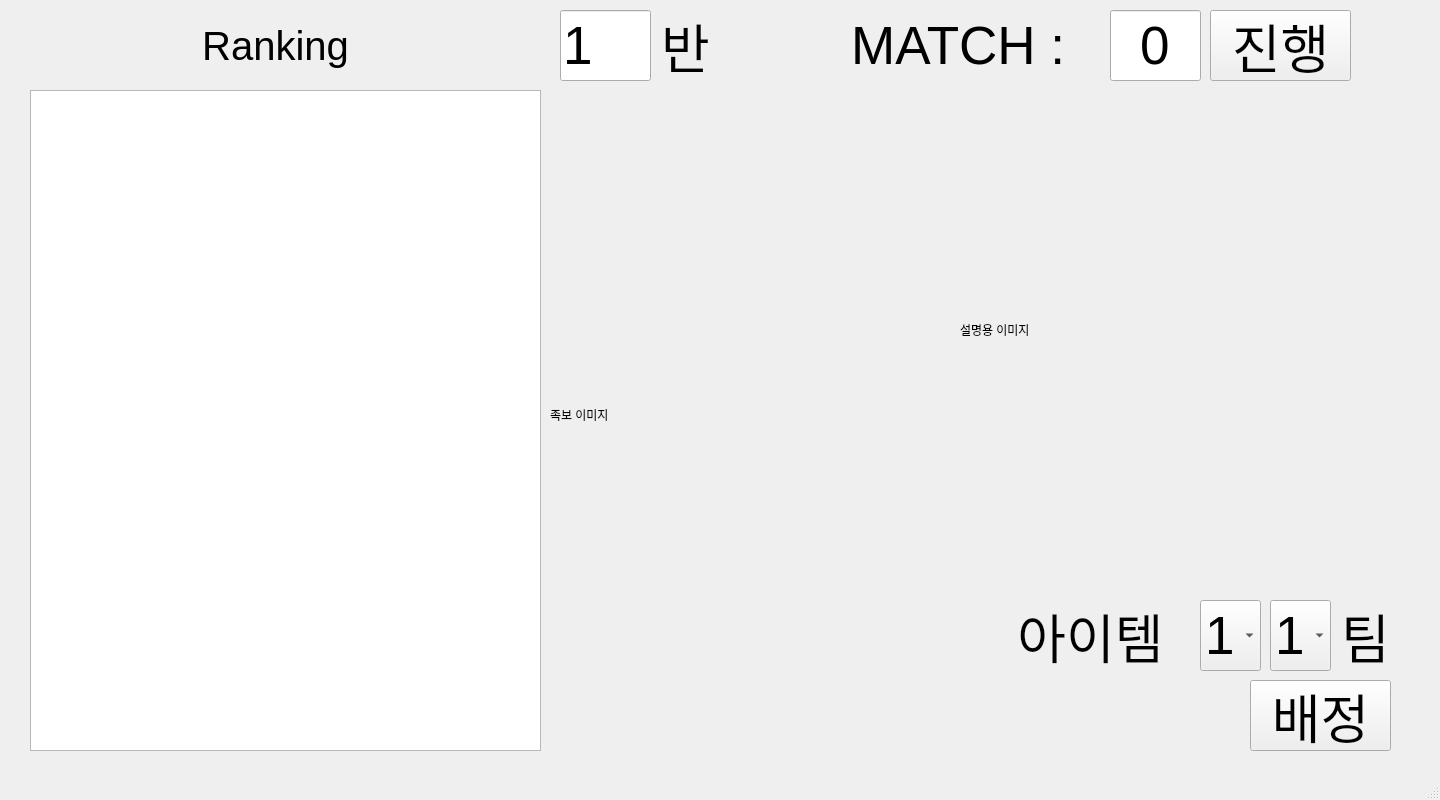
<?xml version="1.0" encoding="UTF-8"?>
<ui version="4.0">
 <class>MainWindow</class>
 <widget class="QMainWindow" name="MainWindow">
  <property name="geometry">
   <rect>
    <x>0</x>
    <y>0</y>
    <width>1440</width>
    <height>800</height>
   </rect>
  </property>
  <property name="windowTitle">
   <string>MainWindow</string>
  </property>
  <widget class="QWidget" name="centralwidget">
   <widget class="QPushButton" name="btn_matchStart">
    <property name="geometry">
     <rect>
      <x>1210</x>
      <y>10</y>
      <width>141</width>
      <height>71</height>
     </rect>
    </property>
    <property name="font">
     <font>
      <pointsize>40</pointsize>
     </font>
    </property>
    <property name="text">
     <string>진행</string>
    </property>
   </widget>
   <widget class="QTableWidget" name="table_ranking">
    <property name="geometry">
     <rect>
      <x>30</x>
      <y>90</y>
      <width>511</width>
      <height>661</height>
     </rect>
    </property>
   </widget>
   <widget class="QLineEdit" name="txt_group">
    <property name="geometry">
     <rect>
      <x>560</x>
      <y>10</y>
      <width>91</width>
      <height>71</height>
     </rect>
    </property>
    <property name="font">
     <font>
      <pointsize>40</pointsize>
     </font>
    </property>
    <property name="text">
     <string>1</string>
    </property>
   </widget>
   <widget class="QLabel" name="label_ranking">
    <property name="geometry">
     <rect>
      <x>180</x>
      <y>10</y>
      <width>191</width>
      <height>71</height>
     </rect>
    </property>
    <property name="font">
     <font>
      <pointsize>30</pointsize>
     </font>
    </property>
    <property name="text">
     <string>Ranking</string>
    </property>
    <property name="alignment">
     <set>Qt::AlignCenter</set>
    </property>
   </widget>
   <widget class="QLabel" name="label_group">
    <property name="geometry">
     <rect>
      <x>650</x>
      <y>10</y>
      <width>71</width>
      <height>71</height>
     </rect>
    </property>
    <property name="font">
     <font>
      <pointsize>40</pointsize>
     </font>
    </property>
    <property name="text">
     <string>반</string>
    </property>
    <property name="alignment">
     <set>Qt::AlignCenter</set>
    </property>
   </widget>
   <widget class="QLabel" name="label_match">
    <property name="geometry">
     <rect>
      <x>810</x>
      <y>10</y>
      <width>311</width>
      <height>71</height>
     </rect>
    </property>
    <property name="font">
     <font>
      <pointsize>40</pointsize>
     </font>
    </property>
    <property name="text">
     <string>MATCH : </string>
    </property>
    <property name="alignment">
     <set>Qt::AlignCenter</set>
    </property>
   </widget>
   <widget class="QLineEdit" name="txt_matchNum">
    <property name="geometry">
     <rect>
      <x>1110</x>
      <y>10</y>
      <width>91</width>
      <height>71</height>
     </rect>
    </property>
    <property name="font">
     <font>
      <pointsize>40</pointsize>
     </font>
    </property>
    <property name="text">
     <string>0</string>
    </property>
    <property name="alignment">
     <set>Qt::AlignCenter</set>
    </property>
   </widget>
   <widget class="QLabel" name="img_Jokbo">
    <property name="geometry">
     <rect>
      <x>550</x>
      <y>80</y>
      <width>420</width>
      <height>670</height>
     </rect>
    </property>
    <property name="text">
     <string>족보 이미지</string>
    </property>
   </widget>
   <widget class="QComboBox" name="cbox_itemNum">
    <property name="geometry">
     <rect>
      <x>1200</x>
      <y>600</y>
      <width>61</width>
      <height>71</height>
     </rect>
    </property>
    <property name="font">
     <font>
      <pointsize>40</pointsize>
     </font>
    </property>
    <item>
     <property name="text">
      <string>1</string>
     </property>
    </item>
    <item>
     <property name="text">
      <string>2</string>
     </property>
    </item>
    <item>
     <property name="text">
      <string>3</string>
     </property>
    </item>
    <item>
     <property name="text">
      <string>4</string>
     </property>
    </item>
   </widget>
   <widget class="QLabel" name="label_itemTeam">
    <property name="geometry">
     <rect>
      <x>1330</x>
      <y>600</y>
      <width>71</width>
      <height>71</height>
     </rect>
    </property>
    <property name="font">
     <font>
      <pointsize>40</pointsize>
     </font>
    </property>
    <property name="text">
     <string>팀</string>
    </property>
    <property name="alignment">
     <set>Qt::AlignCenter</set>
    </property>
   </widget>
   <widget class="QLabel" name="label_item">
    <property name="geometry">
     <rect>
      <x>990</x>
      <y>600</y>
      <width>201</width>
      <height>71</height>
     </rect>
    </property>
    <property name="font">
     <font>
      <pointsize>40</pointsize>
     </font>
    </property>
    <property name="text">
     <string>아이템</string>
    </property>
    <property name="alignment">
     <set>Qt::AlignCenter</set>
    </property>
   </widget>
   <widget class="QComboBox" name="cbox_itemTNum">
    <property name="geometry">
     <rect>
      <x>1270</x>
      <y>600</y>
      <width>61</width>
      <height>71</height>
     </rect>
    </property>
    <property name="font">
     <font>
      <pointsize>40</pointsize>
     </font>
    </property>
    <item>
     <property name="text">
      <string>1</string>
     </property>
    </item>
    <item>
     <property name="text">
      <string>2</string>
     </property>
    </item>
    <item>
     <property name="text">
      <string>3</string>
     </property>
    </item>
    <item>
     <property name="text">
      <string>4</string>
     </property>
    </item>
    <item>
     <property name="text">
      <string>5</string>
     </property>
    </item>
    <item>
     <property name="text">
      <string>6</string>
     </property>
    </item>
    <item>
     <property name="text">
      <string>7</string>
     </property>
    </item>
    <item>
     <property name="text">
      <string>8</string>
     </property>
    </item>
   </widget>
   <widget class="QPushButton" name="btn_mkItem">
    <property name="geometry">
     <rect>
      <x>1250</x>
      <y>680</y>
      <width>141</width>
      <height>71</height>
     </rect>
    </property>
    <property name="font">
     <font>
      <pointsize>40</pointsize>
     </font>
    </property>
    <property name="text">
     <string>배정</string>
    </property>
   </widget>
   <widget class="QLabel" name="img_explain">
    <property name="geometry">
     <rect>
      <x>960</x>
      <y>90</y>
      <width>420</width>
      <height>480</height>
     </rect>
    </property>
    <property name="text">
     <string>설명용 이미지</string>
    </property>
   </widget>
  </widget>
  <widget class="QStatusBar" name="statusbar"/>
 </widget>
 <resources/>
 <connections/>
</ui>
